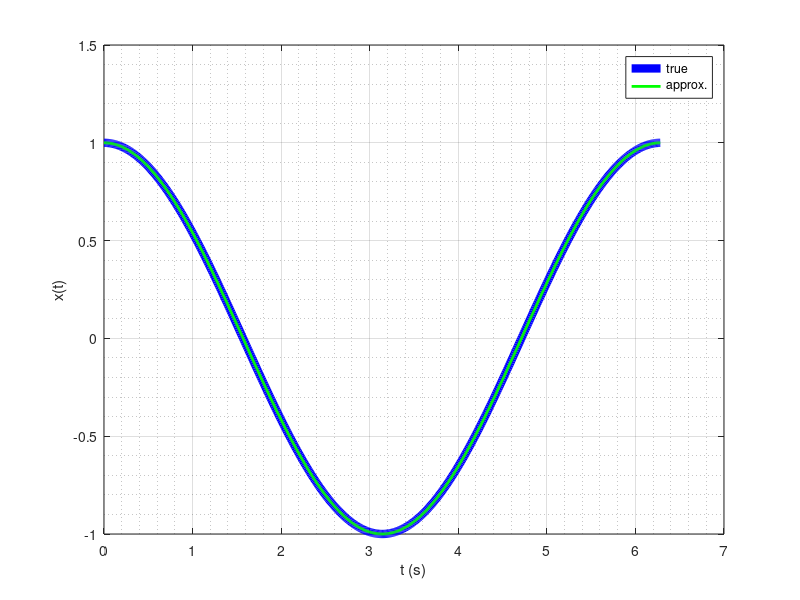

Write MATLAB code to recreate this figure.
function TestLemma2()

omega = 1;
phi = pi/2;
A = 1;
t = 0:0.01:2*pi/omega;

% truth
x_true = A.*sin(omega.*t + phi);

% approx
K = 20;
outer_sum = 0;

for k = 0:K
    
    inner_sum = 0;
    
    for j = 0:2*k+1
        quotient = (-1)^k/factorial(2*k+1);
        binomial_coef = nchoosek(2*k+1, j);
        term = quotient*binomial_coef*phi^(2*k+1-j)*omega^j.*t.^j;
        inner_sum = inner_sum + term;
    end
    
    outer_sum = outer_sum + inner_sum;
end

x_approx = A.*outer_sum;

figure;
plot(t, x_true, 'b', 'linewidth', 6);
hold on;
plot(t, x_approx, 'g', 'linewidth', 2);
xlabel('t (s)');
ylabel('x(t)');
legend('true', 'approx.');
grid on;
grid minor;
end
